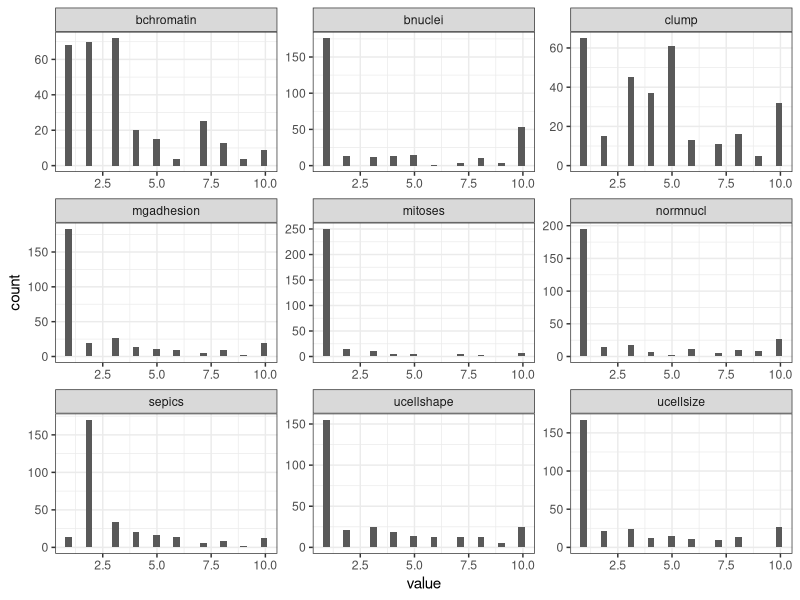
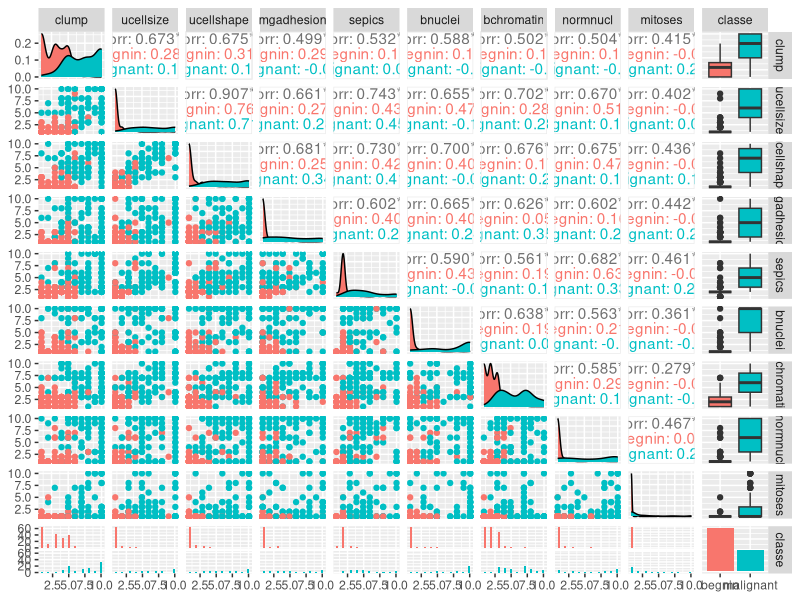
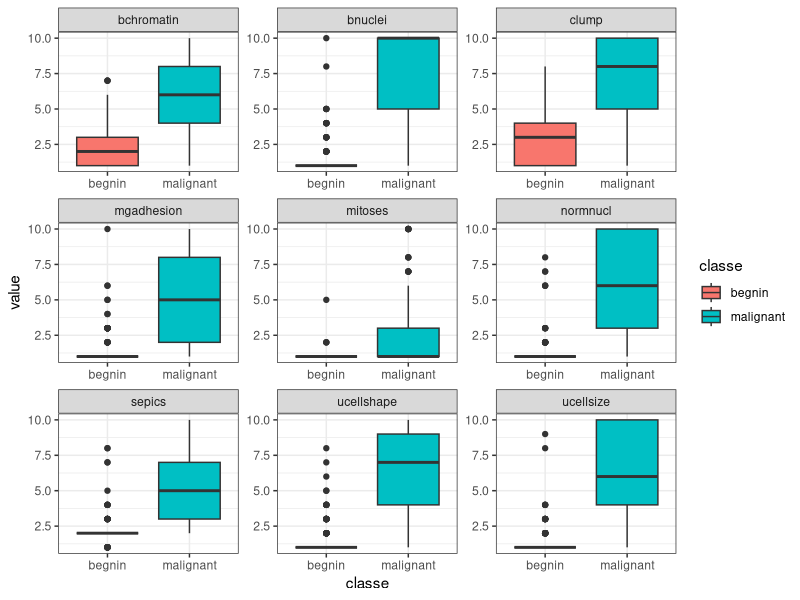

Recreate these plots in R, in order.
library(tidyverse)
library(GGally)

rm(list = ls())
cancer <- readxl::read_xlsx("./breast_tennis.xlsx",sheet="breast.test")
summary(cancer)

cancer %>%
  gather(variable, value, -classe) %>%
  ggplot(aes(x = value)) +
  geom_histogram() +
  facet_wrap(~ variable, scales = "free") +
  theme_bw()


ggpairs(cancer, aes(color = classe))


cancer %>%
  gather(variable, value, -classe) %>%
  ggplot(aes(x = classe, y = value, fill = classe)) +
  geom_boxplot() +
  facet_wrap(~ variable, scales = "free") +
  theme_bw()


